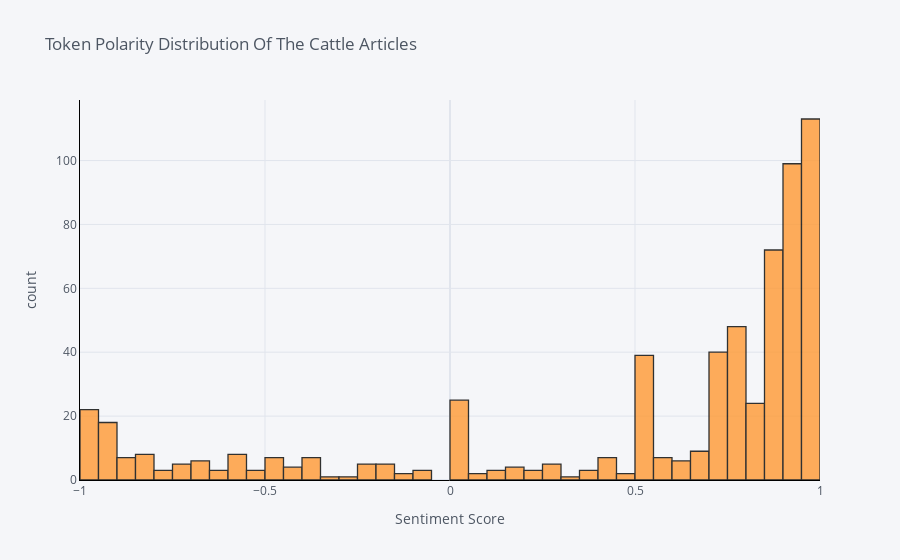

The cell this chart's notebook holds for it:
### Code cell
df['compound'][df['Trend'] == 'cattle'].iplot(
    kind='hist',
    bins=50,
    xTitle='Sentiment Score',
    linecolor='black',
    yTitle='count',
    title='Token Polarity Distribution Of The Cattle Articles')

### Figure 1 — Plotly figure (JSON) as saved in the notebook; plotly's stock layout.template omitted (floating-point values rounded to 4 significant figures; data arrays with more than 128 entries replaced by an {"elided": "..."} marker saying what was removed)
{"data": [{"histfunc": "count", "histnorm": "", "marker": {"color": "rgba(255, 153, 51, 1.0)", "line": {"color": "#000000", "width": 1.3}}, "name": "compound", "nbinsx": 50, "opacity": 0.8, "orientation": "v", "type": "histogram", "x": {"elided": "630 float values"}}], "layout": {"barmode": "overlay", "legend": {"bgcolor": "#F5F6F9", "font": {"color": "#4D5663"}}, "paper_bgcolor": "#F5F6F9", "plot_bgcolor": "#F5F6F9", "title": {"font": {"color": "#4D5663"}, "text": "Token Polarity Distribution Of The Cattle Articles"}, "xaxis": {"gridcolor": "#E1E5ED", "linecolor": "black", "showgrid": true, "tickfont": {"color": "#4D5663"}, "title": {"font": {"color": "#4D5663"}, "text": "Sentiment Score"}, "zerolinecolor": "#E1E5ED"}, "yaxis": {"gridcolor": "#E1E5ED", "linecolor": "black", "showgrid": true, "tickfont": {"color": "#4D5663"}, "title": {"font": {"color": "#4D5663"}, "text": "count"}, "zerolinecolor": "#E1E5ED"}}}
